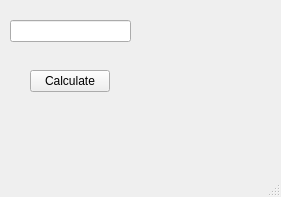
<?xml version="1.0" encoding="UTF-8"?>
<ui version="4.0">
 <class>MainWindow</class>
 <widget class="QMainWindow" name="MainWindow">
  <property name="enabled">
   <bool>true</bool>
  </property>
  <property name="geometry">
   <rect>
    <x>0</x>
    <y>0</y>
    <width>281</width>
    <height>197</height>
   </rect>
  </property>
  <property name="windowTitle">
   <string>MainWindow</string>
  </property>
  <widget class="QWidget" name="centralwidget">
   <widget class="QPushButton" name="pushButton">
    <property name="geometry">
     <rect>
      <x>30</x>
      <y>70</y>
      <width>80</width>
      <height>22</height>
     </rect>
    </property>
    <property name="text">
     <string>Calculate</string>
    </property>
   </widget>
   <widget class="QLineEdit" name="lineEdit">
    <property name="geometry">
     <rect>
      <x>10</x>
      <y>20</y>
      <width>121</width>
      <height>22</height>
     </rect>
    </property>
   </widget>
   <widget class="QLabel" name="label">
    <property name="geometry">
     <rect>
      <x>20</x>
      <y>130</y>
      <width>111</width>
      <height>16</height>
     </rect>
    </property>
    <property name="text">
     <string/>
    </property>
   </widget>
  </widget>
  <widget class="QMenuBar" name="menubar">
   <property name="geometry">
    <rect>
     <x>0</x>
     <y>0</y>
     <width>281</width>
     <height>19</height>
    </rect>
   </property>
  </widget>
  <widget class="QStatusBar" name="statusbar"/>
 </widget>
 <resources/>
 <connections/>
</ui>
